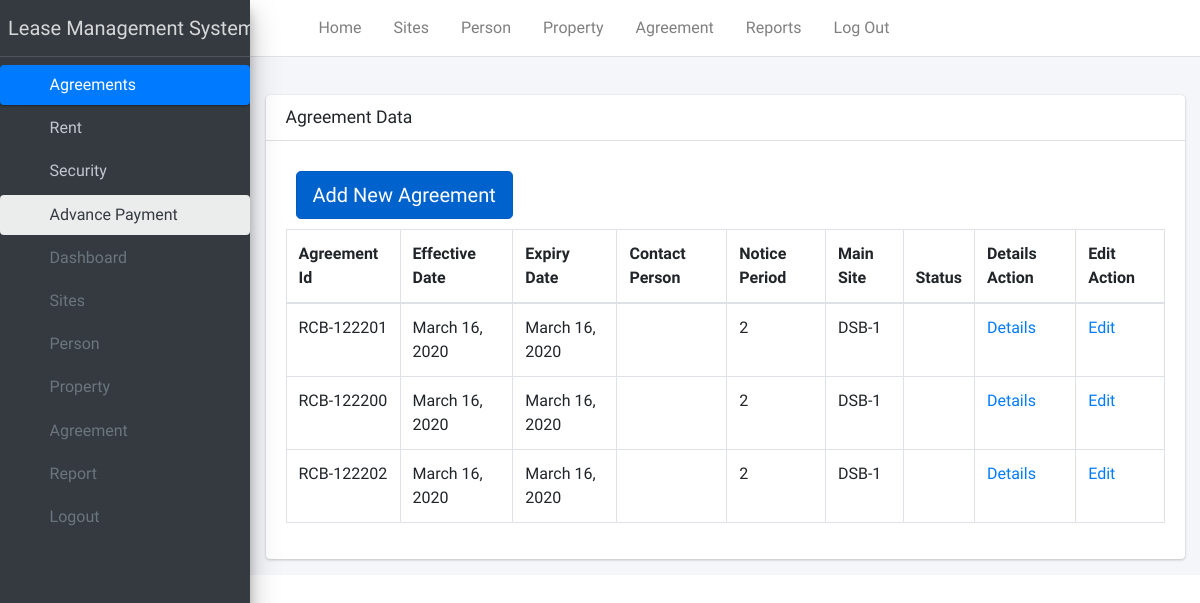
The app's page /agreement_result/ with its own data.
### agreement/models.py (models this page shows, shortened)
class Agreement(models.Model):
    id= models.IntegerField(max_length=10000000, primary_key=True),
    agrm_id=models.CharField(max_length=10,unique=True)
    agrm_create_date = models.DateField(null=True)
    tenure_month=models.IntegerField()
    eff_date = models.DateField(null=True)
    exp_date = models.DateField(null=True)
    notice_date = models.DateField(null=True)
    notice_period = models.CharField(max_length=2)
    file=models.CharField(max_length=7)
    total_months=models.IntegerField(default=1)
    file_no=models.CharField(max_length=8)
    main_site=models.ForeignKey(Site,on_delete=models.CASCADE)
    agrement_advance_amount=models.DecimalField(null=True,max_digits=30,decimal_places=4)
    agrement_security_amount=models.DecimalField(null=True,max_digits=30,decimal_places=4)
    employee_id=models.CharField(max_length=10,blank=True)
    employee_name=models.CharField(max_length=30,blank=True)
    employee_designation=models.CharField(max_length=50,blank=True)
    employee_phone_number=models.CharField(max_length=15,blank=True)
    employee_email=models.EmailField(max_length=30,blank=True)
    status=models.CharField(max_length=10,blank=True)
    interest_rate=models.DecimalField(null=True,max_digits=30,decimal_places=4)
    properties=models.ForeignKey(Properties,on_delete=models.CASCADE,blank=True)

class Site(models.Model):
    site_code= models.CharField(max_length=30)
    site_ext= models.CharField(max_length=20,blank=True)
    primary_area=models.IntegerField(max_length=20,blank=True)
    secondary_area=models.IntegerField(max_length=20,blank=True)
    tertiary_area=models.IntegerField(max_length=20,blank=True)
    site_desc = models.CharField(max_length=450)
    site_size = models.IntegerField(max_length=100,help_text='size of the site in ft', null=True)
    district = models.CharField(max_length=20)
    site_type=models.CharField(max_length=20)
    last_modified_by=models.CharField(max_length=20,blank=True)
    entry_date = models.DateField(null=True)
    def __str__(self):
        return self.site_code+self.site_ext

### rentmanagement/views.py (the view)
# urls.py: path('agreement_result/',agreement_view,name='agreement_view'),
def agreement_view(request):
    all_agreement = Agreement.objects.all()
    return render(request, 'agreement/agreement_result.html', {'all_agreement': all_agreement})

### templates/agreement/agreement_result.html (shortened to what this page needs)
{% extends 'agreement/basefile.html' %}
{% block content %}
<section class="content">
  <div class="row">
    <div class="col-12">
      <div class="card">
        <div class="card-header">
          <h3 class="card-title">Agreement Data</h3>
        </div>
        <div class="card-body">
          <div id="example2_wrapper" class="dataTables_wrapper dt-bootstrap4">
            <div class="row">
              <div class="col-sm-12 col-md-6">
                <a href="{%url 'agreement_input_view' %}"  style="margin: 10px" class="btn btn-primary btn-lg active" role="button" aria-pressed="true">Add New Agreement</a>
              </div>
              <div class="col-sm-12 col-md-6">
              </div>
            </div>
            <div class="row">
              <div class="col-sm-12">
                <table id="example2" class="table table-bordered table-hover dataTable" role="grid" aria-describedby="example2_info">
                  <thead>
                    <tr role="row">
                      <th class="sorting_asc" tabindex="0" aria-controls="example2" rowspan="1" colspan="1" aria-sort="ascending" aria-label="Rendering engine: activate to sort column descending">Agreement Id</th>
                      <th class="sorting" tabindex="0" aria-controls="example2" rowspan="1" colspan="1" aria-label="Browser: activate to sort column ascending">Effective Date</th>
                      <th class="sorting" tabindex="0" aria-controls="example2" rowspan="1" colspan="1" aria-label="Platform(s): activate to sort column ascending">Expiry Date</th>
                      <th class="sorting" tabindex="0" aria-controls="example2" rowspan="1" colspan="1" aria-label="Engine version: activate to sort column ascending">Contact Person</th>
                      <th class="sorting" tabindex="0" aria-controls="example2" rowspan="1" colspan="1" aria-label="CSS grade: activate to sort column ascending">Notice Period</th>
                      <th class="sorting" tabindex="0" aria-controls="example2" rowspan="1" colspan="1" aria-label="CSS grade: activate to sort column ascending">Main Site</th>
                      <th class="sorting" tabindex="0" aria-controls="example2" rowspan="1" colspan="1" aria-label="CSS grade: activate to sort column ascending">Status</th>
                      <th class="sorting" tabindex="0" aria-controls="example2" rowspan="1" colspan="1" aria-label="CSS grade: activate to sort column ascending">Details Action</th>
                      <th class="sorting" tabindex="0" aria-controls="example2" rowspan="1" colspan="1" aria-label="CSS grade: activate to sort column ascending">Edit Action</th>
                    </tr>
                  </thead>
                  <tbody>
                    {% for agreement in all_agreement %}
                    <tr>
                      <td>{{ agreement.agrm_id }}</td>
                      <td>{{ agreement.eff_date }}</td>
                      <td>{{ agreement.exp_date }}</td>
                      <td>{{ agreement.contact_person}}</td>
                      <td>{{ agreement.notice_period}}</td>
                      <td>{{ agreement.main_site}}</td>
                      <td>{{ agreement.status}}</td>
                      <td><a href="/agreement/{{ agreement.id }}/" >Details</a></td>
                      <td><a href="/agreement_edit/{{ agreement.id }}/" >Edit</a></td>
                    </tr>
                    {% endfor %}
                  </tbody>
                </table>
              </div>
            </div>
          </div>
        </div>
      </div>
    </div>
  </div>
</section>
{% endblock %}

### records on screen
Agreement: agrm_id "RCB-122201", eff_date "March 16, 2020", exp_date "March 16, 2020", notice_period "2", main_site "DSB-1"
Agreement: agrm_id "RCB-122200", eff_date "March 16, 2020", exp_date "March 16, 2020", notice_period "2", main_site "DSB-1"
Agreement: agrm_id "RCB-122202", eff_date "March 16, 2020", exp_date "March 16, 2020", notice_period "2", main_site "DSB-1"
